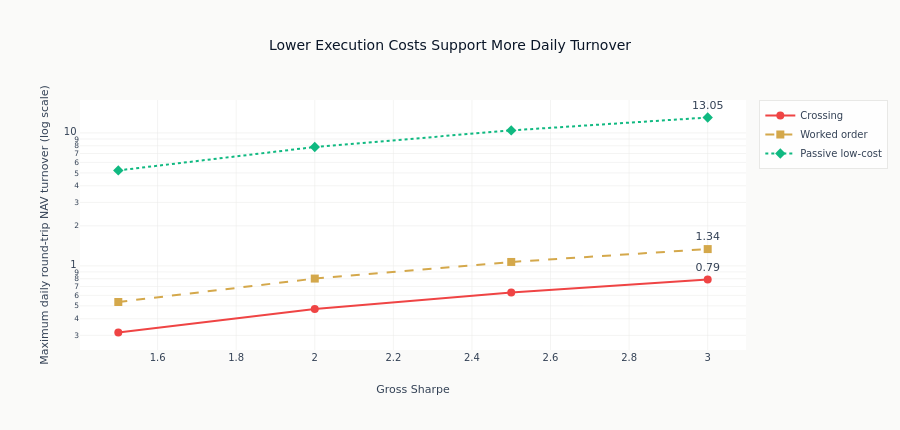

Source (notebook cell):
### Markdown cell above
### Compare the Cost Scenarios

The low-cost case permits much more turnover than the crossing case, so the
vertical axis uses a log scale to keep all three curves legible.

### Code cell
line_dashes = {
    "Crossing": "solid",
    "Worked order": "dash",
    "Passive low-cost": "dot",
}
marker_symbols = {
    "Crossing": "circle",
    "Worked order": "square",
    "Passive low-cost": "diamond",
}

fig = go.Figure()
for cost_name, _cost_obj in cost_scenarios:
    values = break_even_df[cost_name].to_list()
    fig.add_trace(
        go.Scatter(
            x=break_even_df["Gross Sharpe"].to_list(),
            y=values,
            name=cost_name,
            mode="lines+markers+text",
            line=dict(color=colors[cost_name], dash=line_dashes[cost_name]),
            marker=dict(symbol=marker_symbols[cost_name], size=8),
            text=["", "", "", f"{values[-1]:.2f}"],
            textposition="top center",
        )
    )

fig.update_layout(
    title="Lower Execution Costs Support More Daily Turnover",
    xaxis_title="Gross Sharpe",
    yaxis_title="Maximum daily round-trip NAV turnover (log scale)",
    yaxis_type="log",
    height=430,
)
fig.show()

### Figure 1 — Plotly figure (JSON) as saved in the notebook; plotly's stock layout.template omitted (floating-point values rounded to 4 significant figures)
{"data": [{"line": {"color": "#ef4444", "dash": "solid"}, "marker": {"size": 8, "symbol": "circle"}, "mode": "lines+markers+text", "name": "Crossing", "text": ["", "", "", "0.79"], "textposition": "top center", "type": "scatter", "x": [1.5, 2.0, 2.5, 3.0], "y": [0.3153, 0.4729, 0.6306, 0.7882]}, {"line": {"color": "#D4A84B", "dash": "dash"}, "marker": {"size": 8, "symbol": "square"}, "mode": "lines+markers+text", "name": "Worked order", "text": ["", "", "", "1.34"], "textposition": "top center", "type": "scatter", "x": [1.5, 2.0, 2.5, 3.0], "y": [0.5348, 0.8022, 1.07, 1.337]}, {"line": {"color": "#10b981", "dash": "dot"}, "marker": {"size": 8, "symbol": "diamond"}, "mode": "lines+markers+text", "name": "Passive low-cost", "text": ["", "", "", "13.05"], "textposition": "top center", "type": "scatter", "x": [1.5, 2.0, 2.5, 3.0], "y": [5.221, 7.832, 10.44, 13.05]}], "layout": {"height": 430, "title": {"text": "Lower Execution Costs Support More Daily Turnover"}, "xaxis": {"title": {"text": "Gross Sharpe"}}, "yaxis": {"title": {"text": "Maximum daily round-trip NAV turnover (log scale)"}, "type": "log"}}}
